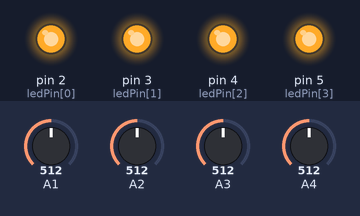
The sketch below on a simulated Arduino Uno, built with avr-gcc and run on an emulated ATmega328P. Parts: output pins drawn as LEDs (lit = HIGH). Inputs (shaded band) come from the test bench; at power-on: A1 = 512, A2 = 512, A3 = 512, A4 = 512.

Above: at 6.8 s.
6.9 s: A1 set to 491
At 10.1 s:
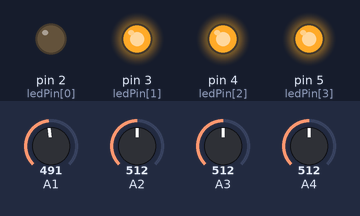
11.4 s: A2 set to 484
At 12.4 s:
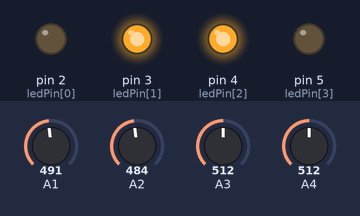
15.9 s: A3 set to 486
At 19.4 s:
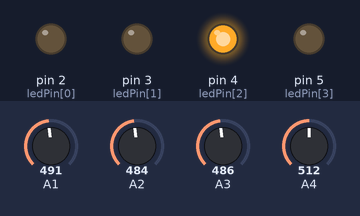
20.4 s: A1 set to 510
At 21.7 s:
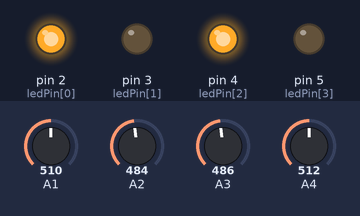
24.9 s: A4 set to 490
At 27.5 s:
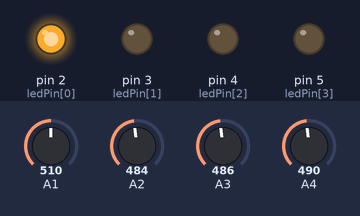
29.4 s: A3 set to 510
At 31.0 s:
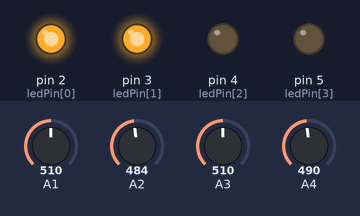
Timing chart, 0 to 32.5 s (numbered marks = the images above; inputs shaded):
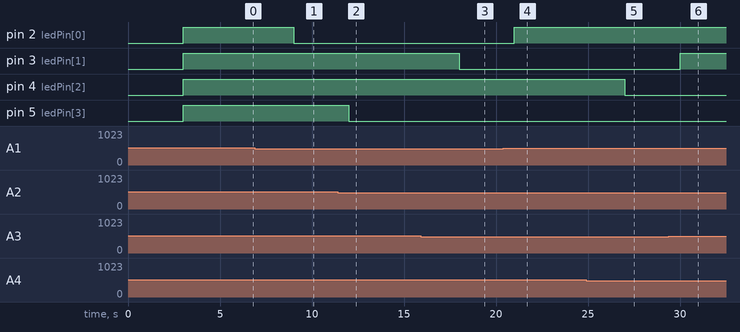

Measured:
- the behaviour switches between 501 and 500 on A1 (found by bisection; images 0 and 1)
- the behaviour switches between 501 and 500 on A2 (found by bisection; images 1 and 2)
- the behaviour switches between 501 and 500 on A3 (found by bisection; images 2 and 3)
- after the input at 6.9 s, pin 2 (ledPin[0]): HIGH → LOW after 2.1 s
- after the input at 11.4 s, pin 5 (ledPin[3]): HIGH → LOW after 0.60 s
- after the input at 15.9 s, pin 3 (ledPin[1]): HIGH → LOW after 2.1 s
- after the input at 20.4 s, pin 2 (ledPin[0]): LOW → HIGH after 0.60 s
- after the input at 24.9 s, pin 4 (ledPin[2]): HIGH → LOW after 2.1 s
- after the input at 29.4 s, pin 3 (ledPin[1]): LOW → HIGH after 0.60 s

The sketch:

SlaveFito.ino
```cpp
byte ledPin[4] = {2, 3, 4, 5};

void setup() {
  // put your setup code here, to run once:
  for (byte i = 0; i < 4; i++)  pinMode(ledPin[i], OUTPUT);

}

void loop() {
  delay(3*1000);
  if   (analogRead(A1) > 500) {
    digitalWrite(ledPin[0], HIGH);
  }
  else {
    digitalWrite(ledPin[0], LOW);
  }
  if (analogRead(A2) > 500)  {
    digitalWrite(ledPin[3], HIGH);
  } else {
    digitalWrite(ledPin[3], LOW);
  }
  if (analogRead(A3) > 500)  {
    digitalWrite(ledPin[1], HIGH);
  } else {
    digitalWrite(ledPin[1], LOW);
  }
  if (analogRead(A4) > 500) {
    digitalWrite(ledPin[2], HIGH);
  } else {
    digitalWrite(ledPin[2], LOW);
  }
}
```
